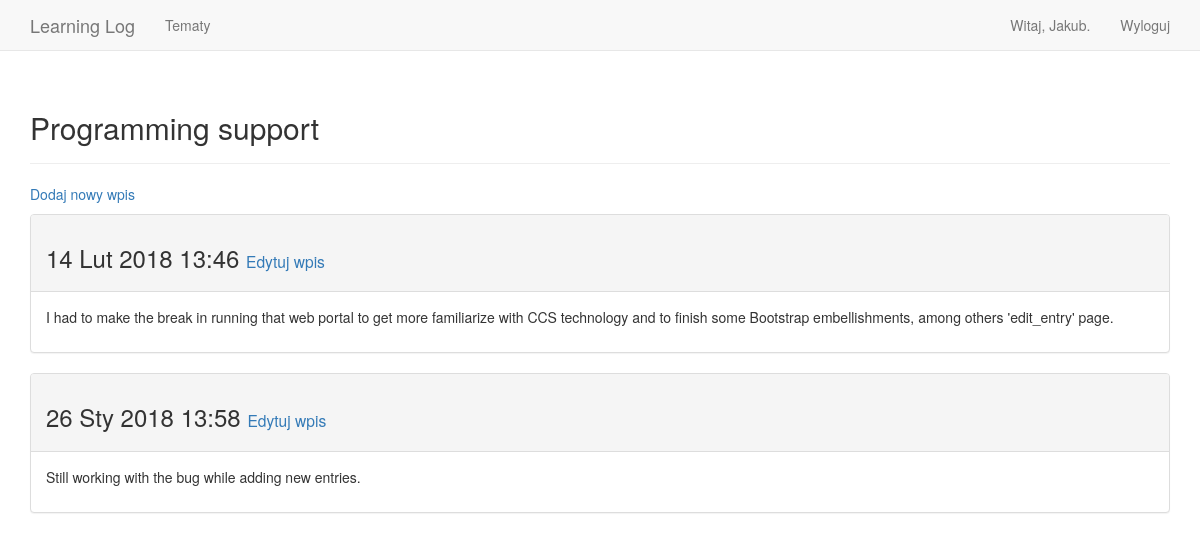
Page /topics/4/ (signed in) on the committed database.
### learning_logs/models.py (models this page shows, shortened)
class Topic(models.Model):
    text = models.CharField(max_length=200)
    date_added = models.DateTimeField(auto_now_add=True)
    owner = models.ForeignKey(User, on_delete=models.CASCADE)
    def __str__(self):
        return self.text

class Entry(models.Model):
    topic = models.ForeignKey(Topic, on_delete=models.CASCADE)
    text = models.TextField()
    date_added = models.DateTimeField(auto_now_add=True)
    class Meta:
        verbose_name_plural = 'entries'

### learning_logs/views.py (the view)
# urls.py: path('topics/<int:topic_id>/', views.topic, name='topic'),
@login_required
def topic(request, topic_id):
    topic = get_object_or_404(Topic, id=topic_id)
    '''Checking if the topic belongs to the current user.'''
    check_topic_owner(topic, request)
    entries = topic.entry_set.order_by('-date_added')
    context = {'topic': topic, 'entries': entries}
    return render(request, 'learning_logs/topic.html', context)

### learning_logs/views.py (called while the page is built)
def check_topic_owner(topic, request):
    if topic.owner != request.user:
        raise Http404

### learning_logs/templates/learning_logs/topic.html
{% extends 'learning_logs/base.html' %}
{% block header %}
  <h2>{{ topic }}</h2>
{% endblock header %}
{% block content %}
  <p>
    <a href="{% url 'learning_logs:new_entry' topic.id %}">Dodaj nowy wpis</a>
  </p>
  {% for entry in entries %}
    <div class="panel panel-default">
      <div class="panel-heading">
        <h3>
          {{ entry.date_added|date:'d M Y H:i' }}
          <small>
            <a href="{% url 'learning_logs:edit_entry' entry.id %}">Edytuj wpis</a>
          </small>
        </h3>
      </div>
      <div class="panel-body">
        {{ entry.text|linebreaks }}
      </div>
    </div>
  {% empty %}
    Nie ma jeszcze żadnego wpisu dla tego tematu.
  {% endfor %}
{% endblock content %}

### learning_logs/templates/learning_logs/base.html (shortened to what this page needs)
{% load bootstrap3 %}
<!DOCTYPE html>
<html lang="pl">
  <head>
    {% bootstrap_css %}
  </head>
  <body>
    <nav class="navbar navbar-default navbar-static-top">
      <div class="container">
        <div class="navbar-header">
          <a class="navbar-brand" href="{% url 'learning_logs:index' %}">Learning Log</a>
        </div>
        <div id="navbar" class="navbar-collapse collapse">
          <ul class="nav navbar-nav">
            <li><a href="{% url 'learning_logs:topics' %}">Tematy</a></li>
          </ul>
          <ul class="nav navbar-nav navbar-right">
            {% if user.is_authenticated %}
              <li><a>Witaj, {{ user.username }}.</a></li>
              <li><a href="{% url 'users:logout' %}">Wyloguj</a></li>
            {% else %}
              <li><a href="{% url 'users:register' %}">Rejestruj</a></li>
              <li><a href="{% url 'users:login' %}">Zaloguj</a></li>
            {% endif %}
          </ul>
        </div>
      </div>
    </nav>
    <div class="container">
      <div class="page-header">
        {% block header %}{% endblock %}
      </div>
      <div>
        {% block content %}{% endblock %}
      </div>
    </div>
  </body>
</html>

### rows in the picture
Topic: text "Programming support"
Entry: date_added "14 Lut 2018 13:46", text "I had to make the break in running that web portal to get more familiarize with CCS technology and to finish some Bootstrap embellishments, among others 'edit_entry' page."
Entry: date_added "26 Sty 2018 13:58", text "Still working with the bug while adding new entries."

### other values in the picture
{{ user.username }} "Jakub"
